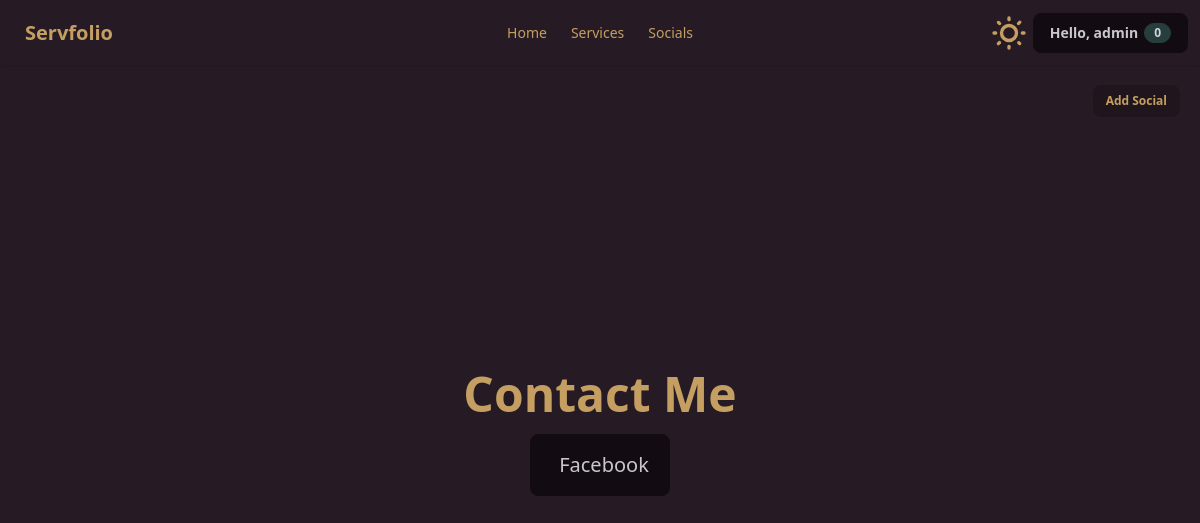
Page /servfolio/socials/admin (signed in) on the earlier database version.
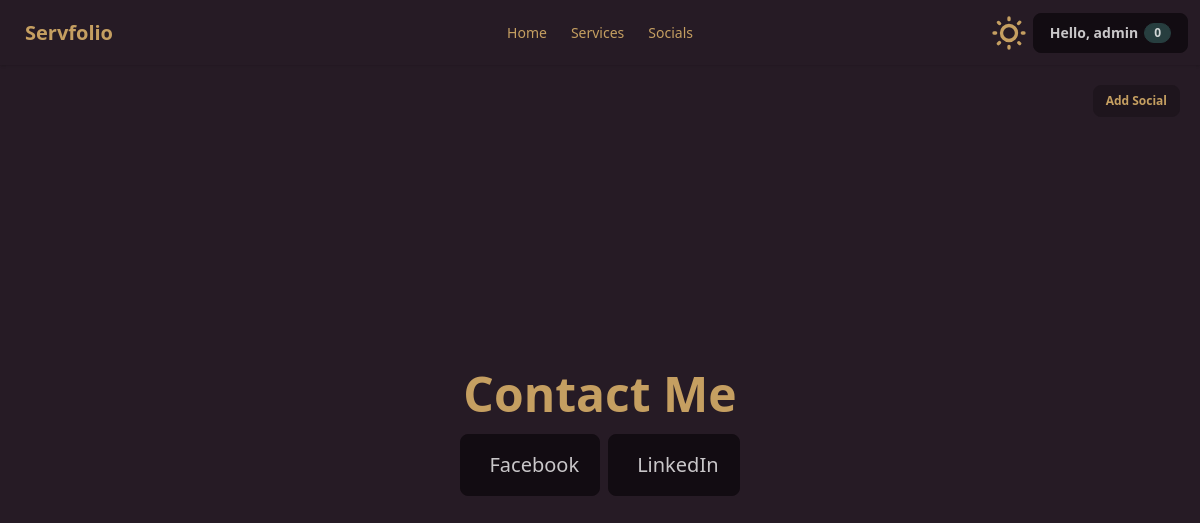
Same page on the later database version.
### mysite/models.py (models this page shows, shortened)
class Social(models.Model):
    choices = {
        'Facebook': 'Facebook',
        'LinkedIn': 'LinkedIn',
        'Instagram': 'Instagram',
        'Github': 'Github',
        'X': 'X'
    }
    user = models.ForeignKey(User, on_delete=models.CASCADE, related_name='socials')
    name = models.CharField(max_length=255, choices=choices)
    url = models.URLField()

### mysite/views.py (the view)
# urls.py: path('servfolio/socials/<str:username>', SocialListView.as_view(), name='social'),
@method_decorator(login_required(login_url='login'), name='dispatch')
class SocialListView(ListView):
    model = Social
    template_name = 'portfolio/social.html'
    def get_queryset(self):
        self.owner = get_object_or_404(User, username=self.kwargs['username'])
        return Social.objects.filter(user=self.owner)
    def get_context_data(self, **kwargs):
        context = super().get_context_data(**kwargs)
        context['owner'] = self.owner
        context['social_form'] = SocialForm
        return context

### utils/context_processors.py (called while the page is built)
def get_inquiries(request):
    user = request.user
    count = 0
    if user.is_authenticated:
        inquiries_read = Inquiry.objects.filter(service__user=user, read=True)
        inquiries_unread = Inquiry.objects.filter(service__user=user, read=False)
        inquiries_sent = Inquiry.objects.filter(user = user)
        services = Service.objects.filter(user = user)
        for service in services:
            inquiries = Inquiry.objects.filter(service = service)
            for inquiry in inquiries:
                if inquiry.read == False:
                    count+=1
        return {
            'inquiry_unread_count' : count,
            'inquiries_unread' : inquiries_unread,
            'inquiries_read' : inquiries_read,
            'inquiries_sent' : inquiries_sent
        }
    return {}

def get_bookmarks(request):
    if request.user.is_authenticated:
        user = request.user
        bookmarks = Bookmark.objects.filter(user = user)
        return {
            'bookmarks' : bookmarks
        }
    return {}

### mysite/templates/portfolio/social.html (shortened to what this page needs)
{% extends 'base_portfolio.html' %}
{% load static %}
{% block body %}
<div class="flex-1 flex flex-col gap-4 relative">
    {% if request.user == owner %}
    <div class="absolute top-5 right-5 ">
        <button class="btn btn-sm" onclick="create_form_container.showModal()">
            Add Social
        </button>
    </div>
    {% endif %}
    <div class="flex-1 flex flex-col items-center justify-center gap-4">
        <p class="text-5xl font-bold">Contact Me</p>
        <div class="flex gap-2 flex-wrap justify-center">
            {% for social in object_list %}
            <div class="relative">
                {% if request.user == social.user %}
                <div class="dropdown dropdown-bottom  absolute top-1 right-0 dropdown-hover z-10">
                    <div tabindex="0" role="button" class="p-1">
                    </div>
                </div>
                {% endif %}
                <a href="{{social.url}}" class="cursor-pointer flex justify-center items-center gap-2 border-neutral px-5 py-4 border-1 rounded-lg w-fit text-xl bg-neutral">
                    <p class="text-neutral-content">{{ social.name }}</p>
                </a>
            </div>
            {% endfor %}
        </div>
    </div>
</div>
{% endblock %}

Differences in the rows shown:
added Social: name "LinkedIn"
